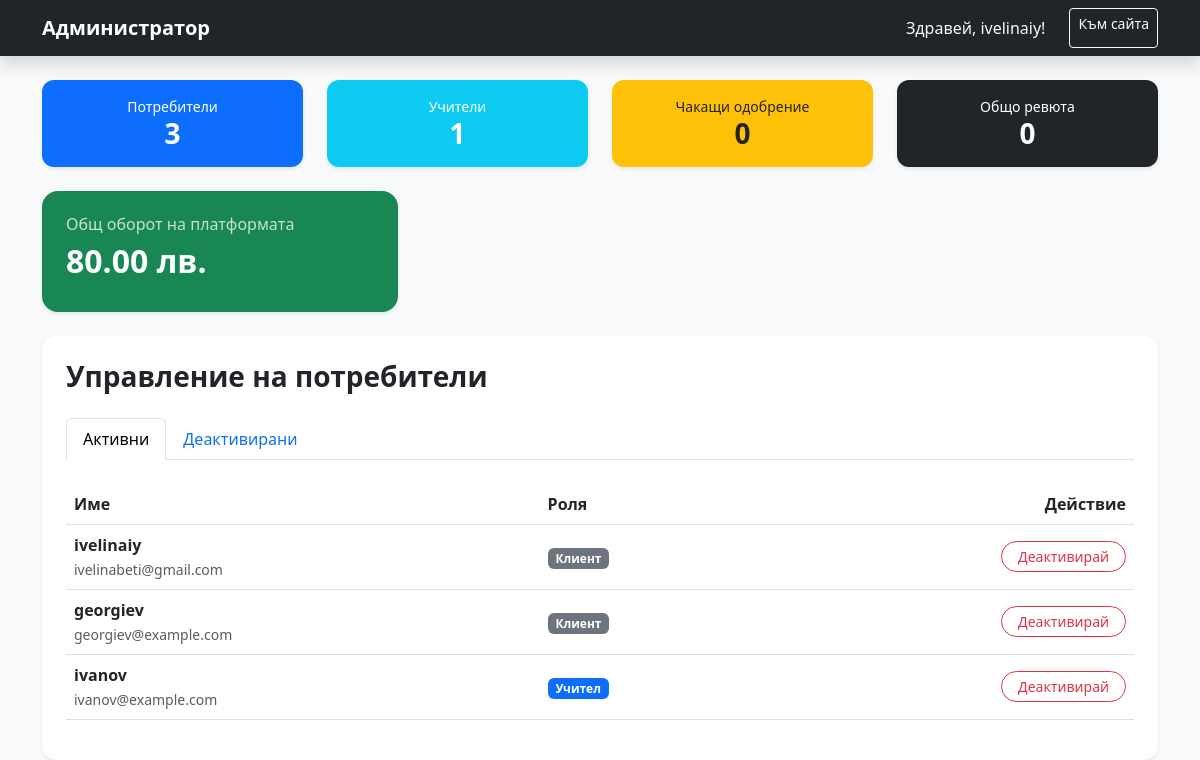
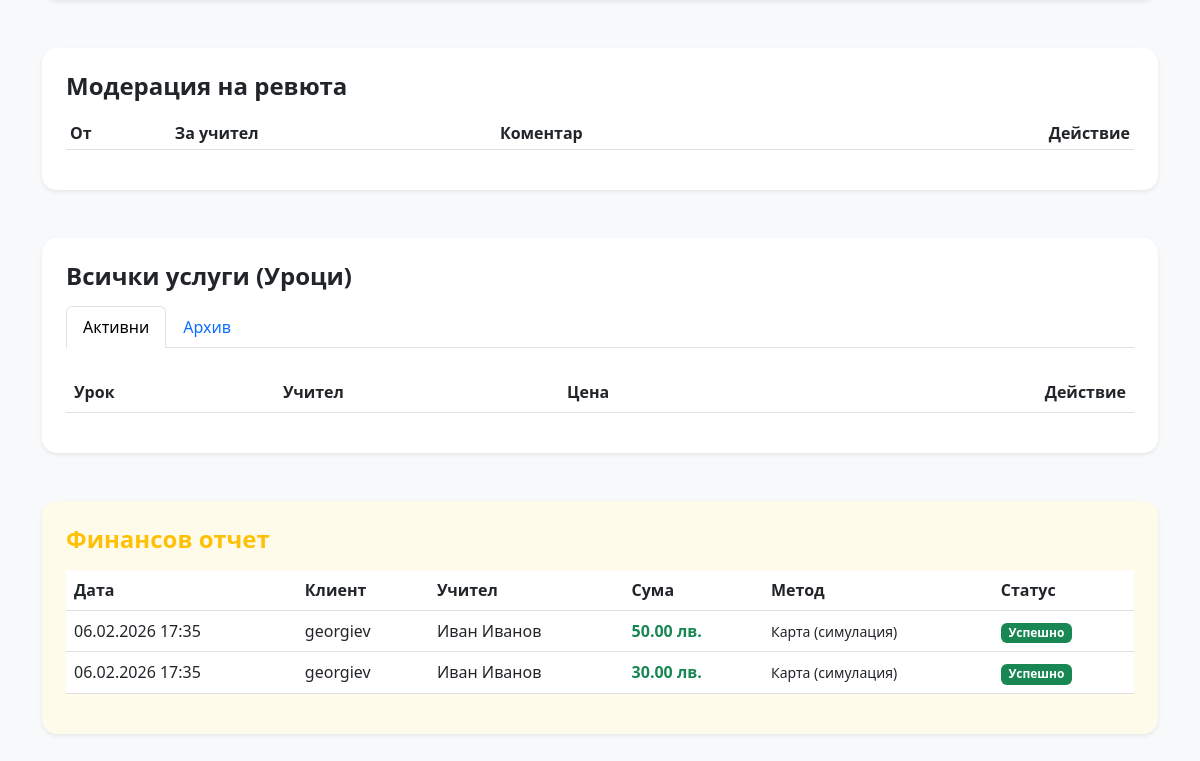
Page /admin (signed in) on the earlier database version (2 pictures, top to bottom).
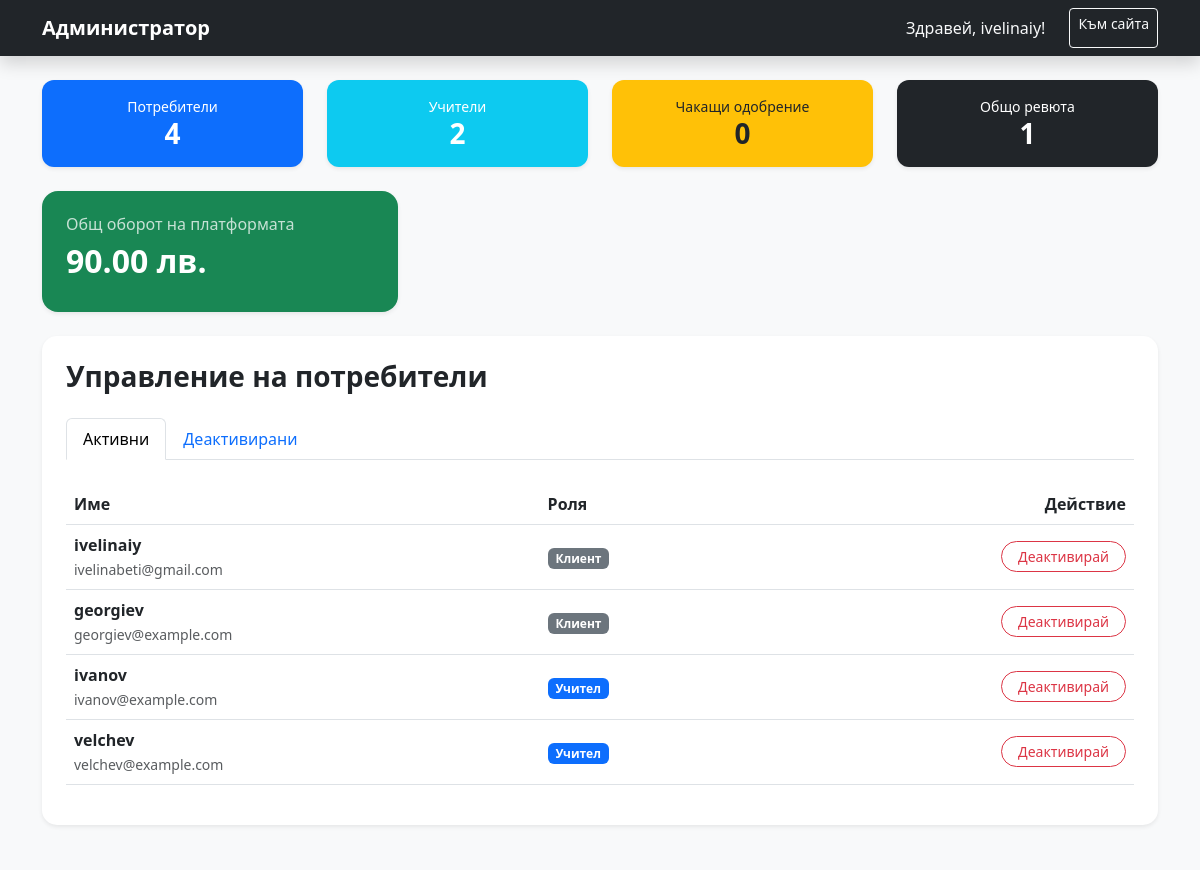
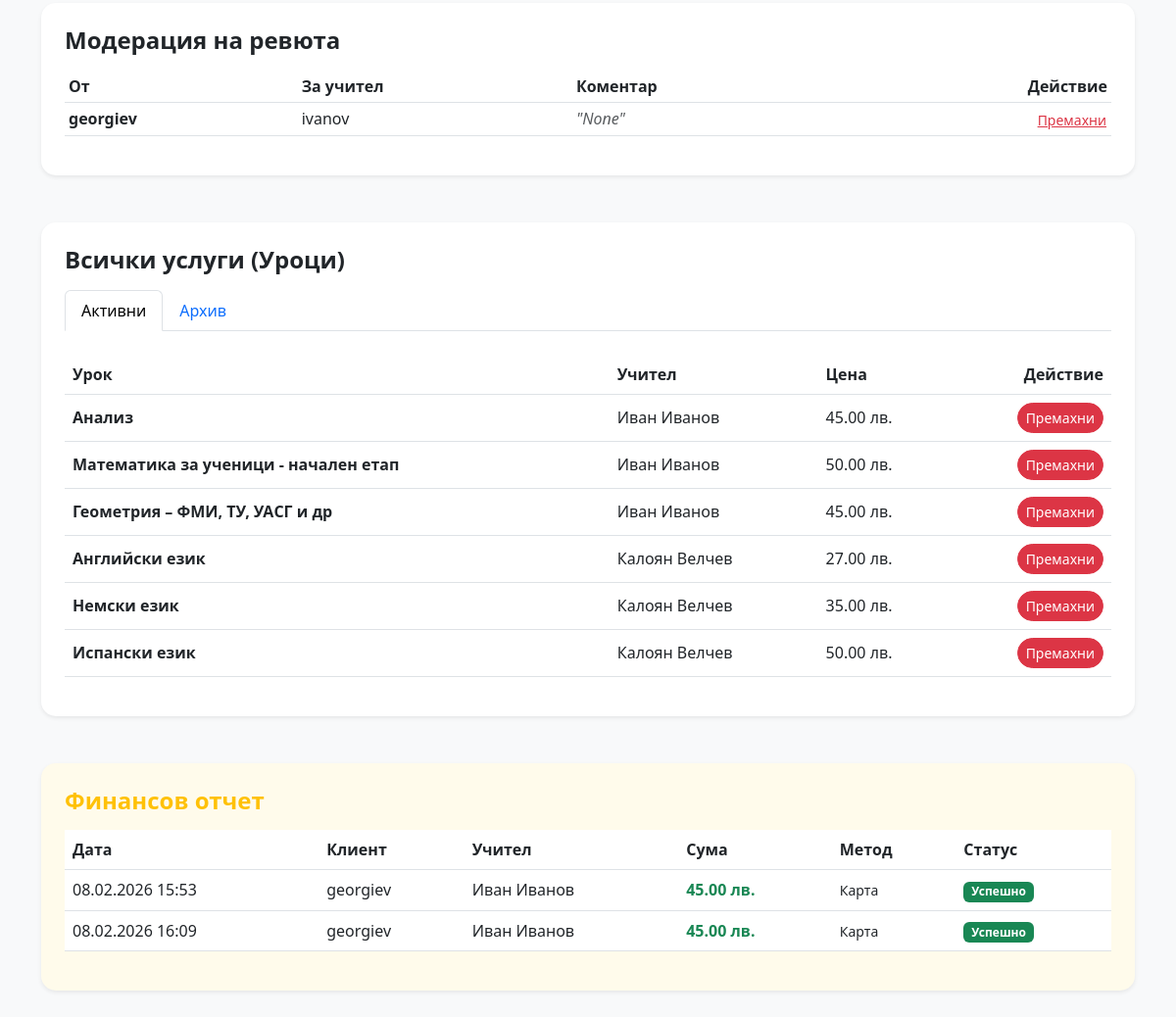
Same page on the later database version (2 pictures, top to bottom).
### app/models.py (models this page shows)
class User(Base):
    __tablename__ = "users"
    id = Column(Integer, primary_key=True, index=True)
    email = Column(String, unique=True, index=True)
    password = Column(String)
    role = Column(String)
    first_name = Column(String, nullable=True)
    username = Column(String, unique=True, index=True, nullable=True)
    phone = Column(String, nullable=True)
    address = Column(String, nullable=True)
    bio = Column(String, nullable=True)
    is_verified = Column(Boolean, default=False)
    is_active = Column(Boolean, default=True)
    reviews_sent = relationship("Review", foreign_keys="Review.user_id", back_populates="user")
    reviews_received = relationship("Review", foreign_keys="Review.teacher_id", back_populates="teacher")
    lessons = relationship("Lesson", back_populates="teacher")
    payments_made = relationship("Transaction", foreign_keys="Transaction.client_id", back_populates="client")
    payments_received = relationship("Transaction", foreign_keys="Transaction.teacher_id", back_populates="teacher")

class Transaction(Base):
    __tablename__ = "transactions"
    id = Column(Integer, primary_key=True, index=True)
    client_id = Column(Integer, ForeignKey("users.id"))
    teacher_id = Column(Integer, ForeignKey("users.id"))
    lesson_id = Column(Integer, ForeignKey("lessons.id"))
    amount = Column(Float)
    currency = Column(String, default="BGN")
    status = Column(String, default="pending")
    payment_method = Column(String)
    created_at = Column(DateTime, default=datetime.utcnow)
    client = relationship("User", foreign_keys=[client_id], back_populates="payments_made")
    teacher = relationship("User", foreign_keys=[teacher_id], back_populates="payments_received")
    lesson = relationship("Lesson")

class Review(Base):
    __tablename__ = "reviews"
    id = Column(Integer, primary_key=True, index=True)
    teacher_id = Column(Integer, ForeignKey("users.id"))
    user_id = Column(Integer, ForeignKey("users.id"))
    rating = Column(Integer, nullable=False)
    comment = Column(Text, nullable=True)
    created_at = Column(DateTime, default=datetime.utcnow)
    user = relationship("User", foreign_keys=[user_id], back_populates="reviews_sent")
    teacher = relationship("User", foreign_keys=[teacher_id], back_populates="reviews_received")

class Lesson(Base):
    __tablename__ = "lessons"
    id = Column(Integer, primary_key=True, index=True)
    subject = Column(String)
    category = Column(String)
    price = Column(Float)
    teacher_id = Column(Integer, ForeignKey("users.id"))
    teacher_name = Column(String)
    latitude = Column(Float)
    longitude = Column(Float)
    is_active = Column(Boolean, default=True)
    teacher = relationship("User", back_populates="lessons")

### app/main.py (the view)
@app.get("/admin", response_class=HTMLResponse, response_model=None)
def admin_panel(request: Request, db: Session = Depends(get_db), current_user_id: str = Cookie(None)) -> Union[HTMLResponse, RedirectResponse]:
    if not current_user_id:
        return RedirectResponse(url="/login", status_code=303)
    admin_user = db.query(models.User).filter(models.User.id == int(current_user_id)).first()
    if not admin_user or admin_user.role != "admin":
        return HTMLResponse(content="<script>alert('Нямате права!'); window.location.href='/';</script>")
    users, reviews, lessons = db.query(models.User).all(), db.query(models.Review).all(), db.query(models.Lesson).all()
    stats = {
        "total_users": len(users), "tutors_count": len([u for u in users if u.role == 'tutor']),
        "pending_verifications": len([u for u in users if u.role == 'tutor' and not u.is_verified]),
        "total_reviews": len(reviews)
    }
    return templates.TemplateResponse("admin_panel.html", {
        "request": request, "users": users, "reviews": reviews, "lessons": lessons,
        "admin_name": admin_user.username, "stats": stats, "transactions": db.query(models.Transaction).all()
    })

### templates/admin_panel.html (shortened to what the changed rows need)
<!DOCTYPE html>
<html lang="bg">
<head>
    <link href="https://cdn.jsdelivr.net/npm/bootstrap@5.3.0/dist/css/bootstrap.min.css" rel="stylesheet">
</head>
<body class="bg-light">
    <nav class="navbar navbar-expand-lg navbar-dark bg-dark mb-4 shadow">
        <div class="container">
            <div class="navbar-nav ms-auto">
                <span class="nav-link text-light me-3">Здравей, {{ admin_name }}!</span>
                <a href="/" class="btn btn-outline-light btn-sm">Към сайта</a>
            </div>
        </div>
    </nav>
    <div class="container mt-4">
        <div class="row mb-4">
            <div class="col-md-3">
                <div class="card stat-card bg-primary p-3 text-center shadow-sm">
                    <small>Потребители</small>
                    <h3 class="fw-bold mb-0">{{ stats.total_users }}</h3>
                </div>
            </div>
            <div class="col-md-3">
                <div class="card stat-card bg-info p-3 text-center shadow-sm">
                    <small>Учители</small>
                    <h3 class="fw-bold mb-0">{{ stats.tutors_count }}</h3>
                </div>
            </div>
            <div class="col-md-3">
                <div class="card stat-card bg-dark p-3 text-center shadow-sm">
                    <small>Общо ревюта</small>
                    <h3 class="fw-bold mb-0">{{ stats.total_reviews }}</h3>
                </div>
            </div>
        </div>
        <div class="row mb-4">
            <div class="col-md-4">
                <div class="card bg-success text-white border-0 shadow-sm rounded-4">
                    <div class="card-body p-4">
                        <h6 class="opacity-75">Общ оборот на платформата</h6>
                        <h2 class="fw-bold">
                            {% set total_revenue = namespace(value=0) %}
                            {% for t in transactions %}
                            {% set total_revenue.value = total_revenue.value + t.amount %}
                            {% endfor %}
                            {{ "%.2f"|format(total_revenue.value) }} лв.
                        </h2>
                    </div>
                </div>
            </div>
        </div>
        <div class="card shadow-sm admin-card p-4 mb-5">
            <div class="tab-content" id="userTabsContent">
                <div class="tab-pane fade show active" id="active-users" role="tabpanel">
                    <div class="table-responsive">
                        <table class="table align-middle">
                            <thead>
                                <tr>
                                    <th>Име</th>
                                    <th>Роля</th>
                                    <th class="text-end">Действие</th>
                                </tr>
                            </thead>
                            <tbody>
                                {% for u in users if u.is_active %}
                                <tr>
                                    <td>
                                        <strong>{{ u.username }}</strong><br>
                                        <small class="text-muted">{{ u.email }}</small>
                                    </td>
                                    <td>
                                        <span
                                            class="badge {% if u.role == 'tutor' %}bg-primary{% else %}bg-secondary{% endif %}">
                                            {{ 'Учител' if u.role == 'tutor' else 'Клиент' }}
                                        </span>
                                    </td>
                                    <td class="text-end">
                                        <div class="d-flex gap-2 justify-content-end">
                                            <form action="/admin/delete-user/{{ u.id }}" method="post">
                                                <button type="submit"
                                                    class="btn btn-outline-danger btn-sm rounded-pill px-3"
                                                    onclick="return confirm('Сигурни ли сте?')">
                                                    Деактивирай
                                                </button>
                                            </form>
                                        </div>
                                    </td>
                                </tr>
                                {% endfor %}
                            </tbody>
                        </table>
                    </div>
                </div>
            </div>
        </div>
        <div class="row mb-5">
            <div class="col-12">
                <div class="card shadow-sm admin-card p-4">
                    <table class="table table-sm align-middle">
                        <thead>
                            <tr>
                                <th>От</th>
                                <th>За учител</th>
                                <th>Коментар</th>
                                <th class="text-end">Действие</th>
                            </tr>
                        </thead>
                        <tbody>
                            {% for r in reviews %}
                            <tr>
                                <td><strong>{{ r.user.username }}</strong></td>
                                <td>{{ r.teacher.username }}</td>
                                <td class="fst-italic text-muted">"{{ r.comment }}"</td>
                                <td class="text-end">
                                    <form action="/admin/delete-review/{{ r.id }}" method="post">
                                        <button type="submit" class="btn btn-link btn-sm text-danger p-0"
                                            onclick="return confirm('Изтриване?')">Премахни</button>
                                    </form>
                                </td>
                            </tr>
                            {% endfor %}
                        </tbody>
                    </table>
                </div>
            </div>
        </div>
        <div class="row mb-5">
            <div class="col-12">
                <div class="card shadow-sm admin-card p-4">
                    <div class="tab-content">
                        <div class="tab-pane fade show active" id="active-lessons">
                            <table class="table table-hover align-middle">
                                <thead>
                                    <tr>
                                        <th>Урок</th>
                                        <th>Учител</th>
                                        <th>Цена</th>
                                        <th class="text-end">Действие</th>
                                    </tr>
                                </thead>
                                <tbody>
                                    {% for lesson in lessons if lesson.is_active %}
                                    <tr>
                                        <td><strong>{{ lesson.subject }}</strong></td>
                                        <td>{{ lesson.teacher_name }}</td>
                                        <td>{{ "%.2f"|format(lesson.price) }} лв.</td>
                                        <td class="text-end">
                                            <form action="/admin/delete-lesson/{{ lesson.id }}" method="post">
                                                <button type="submit"
                                                    class="btn btn-danger btn-sm rounded-pill">Премахни</button>
                                            </form>
                                        </td>
                                    </tr>
                                    {% endfor %}
                                </tbody>
                            </table>
                        </div>
                    </div>
                </div>
            </div>
        </div>
        <div class="row mb-5">
            <div class="col-12">
                <div class="card shadow-sm admin-card p-4 border-0" style="background-color: #fffbeb;">
                    <div class="table-responsive">
                        <table class="table table-hover align-middle">
                            <thead>
                                <tr>
                                    <th>Дата</th>
                                    <th>Клиент</th>
                                    <th>Учител</th>
                                    <th>Сума</th>
                                    <th>Метод</th>
                                    <th>Статус</th>
                                </tr>
                            </thead>
                            <tbody>
                                {% for t in transactions %}
                                <tr>
                                    <td>{{ t.created_at.strftime('%d.%m.%Y %H:%M') }}</td>
                                    <td>{{ t.client.username }}</td>
                                    <td>
                                        {% if t.teacher %}
                                        {{ t.teacher.first_name }}
                                        {% elif t.lesson and t.lesson.teacher_name %}
                                        {{ t.lesson.teacher_name }}
                                        {% else %}
                                        <span class="text-muted">Архивиран учител</span>
                                        {% endif %}
                                    </td>
                                    <td class="fw-bold text-success">{{ "%.2f"|format(t.amount) }} лв.</td>
                                    <td><small>{{ t.payment_method }}</small></td>
                                    <td><span class="badge bg-success">Успешно</span></td>
                                </tr>
                                {% endfor %}
                            </tbody>
                        </table>
                    </div>
                </div>
            </div>
        </div>
    </div>
</body>
</html>

Differences in the rows shown:
added User: username "velchev", email "velchev@example.com", role "Учител"
added Review: user.username "georgiev", teacher.username "ivanov", comment "None"
now on this page (row edited): Lesson: subject "Анализ", teacher_name "Иван Иванов", price "45.00"
now on this page (row edited): Lesson: subject "Математика за ученици - начален етап", teacher_name "Иван Иванов", price "50.00"
now on this page (row edited): Lesson: subject "Геометрия – ФМИ, ТУ, УАСГ и др", teacher_name "Иван Иванов", price "45.00"
now on this page (row edited): Lesson: subject "Английски език", teacher_name "Калоян Велчев", price "27.00"
added Lesson: subject "Немски език", teacher_name "Калоян Велчев", price "35.00"
added Lesson: subject "Испански език", teacher_name "Калоян Велчев", price "50.00"
changed Transaction (number 1 of 2 on the later page): created_at "06.02.2026 17:35" → "08.02.2026 15:53"; amount "50.00" → "45.00"; payment_method "Карта (симулация)" → "Карта"
changed Transaction (number 2 of 2 on the later page): created_at "06.02.2026 17:35" → "08.02.2026 16:09"; amount "30.00" → "45.00"; payment_method "Карта (симулация)" → "Карта"
Other differences:
{{ stats.total_users }}: "3" → "4"
{{ stats.tutors_count }}: "1" → "2"
{{ stats.total_reviews }}: "0" → "1"
{{ "%.2f"|format(total_revenue.value) }}: "80.00" → "90.00"
